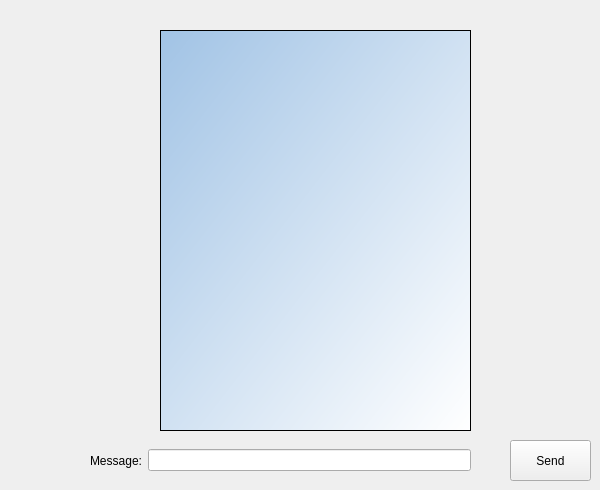
    <widget class="QWidget" name="chatPage">
     <widget class="QWidget" name="horizontalLayoutWidget_3">
      <property name="geometry">
       <rect>
        <x>90</x>
        <y>440</y>
        <width>381</width>
        <height>41</height>
       </rect>
      </property>
      <layout class="QHBoxLayout" name="horizontalLayout_4">
       <item>
        <widget class="QLabel" name="label_5">
         <property name="text">
          <string>Message:</string>
         </property>
        </widget>
       </item>
       <item>
        <widget class="QLineEdit" name="message">
         <property name="clearButtonEnabled">
          <bool>true</bool>
         </property>
        </widget>
       </item>
      </layout>
     </widget>
     <widget class="QLabel" name="label_6">
      <property name="geometry">
       <rect>
        <x>70</x>
        <y>20</y>
        <width>61</width>
        <height>61</height>
       </rect>
      </property>
      <property name="text">
       <string/>
      </property>
      <property name="pixmap">
       <pixmap>../images/6-512.png</pixmap>
      </property>
      <property name="scaledContents">
       <bool>true</bool>
      </property>
     </widget>
     <widget class="QPushButton" name="send">
      <property name="geometry">
       <rect>
        <x>510</x>
        <y>440</y>
        <width>81</width>
        <height>41</height>
       </rect>
      </property>
      <property name="cursor">
       <cursorShape>PointingHandCursor</cursorShape>
      </property>
      <property name="text">
       <string>Send</string>
      </property>
      <property name="icon">
       <iconset>
        <normaloff>../images/6-512.png</normaloff>../images/6-512.png</iconset>
      </property>
      <property name="autoDefault">
       <bool>false</bool>
      </property>
      <property name="flat">
       <bool>false</bool>
      </property>
     </widget>
     <widget class="QTextEdit" name="textBox">
      <property name="geometry">
       <rect>
        <x>160</x>
        <y>30</y>
        <width>311</width>
        <height>401</height>
       </rect>
      </property>
      <property name="styleSheet">
       <string notr="true">background-color: qlineargradient(spread:reflect, x1:0, y1:0, x2:1, y2:1, stop:0 rgba(161, 195, 229, 255), stop:1 rgba(255, 255, 255, 255));</string>
      </property>
     </widget>
    </widget>
